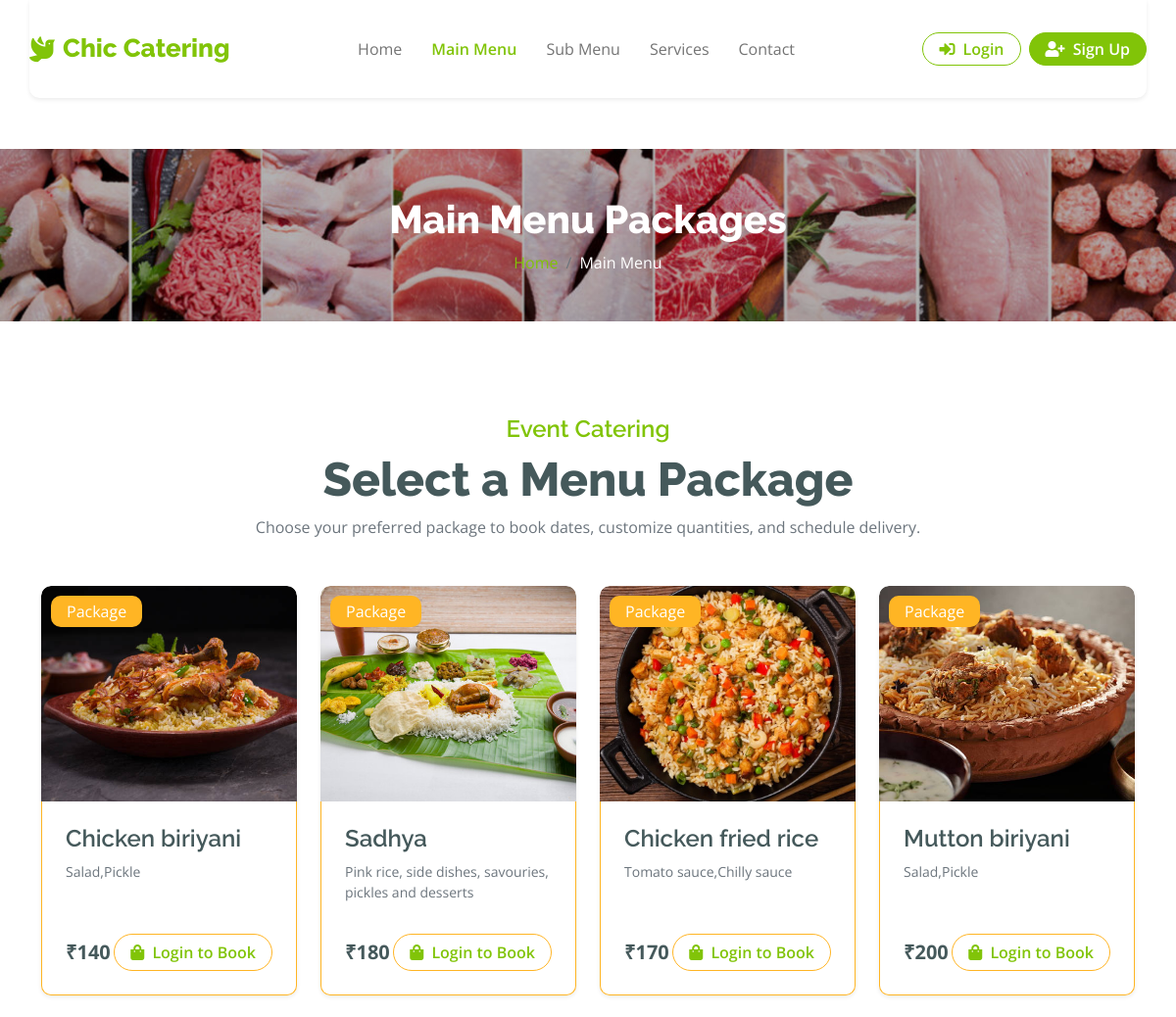
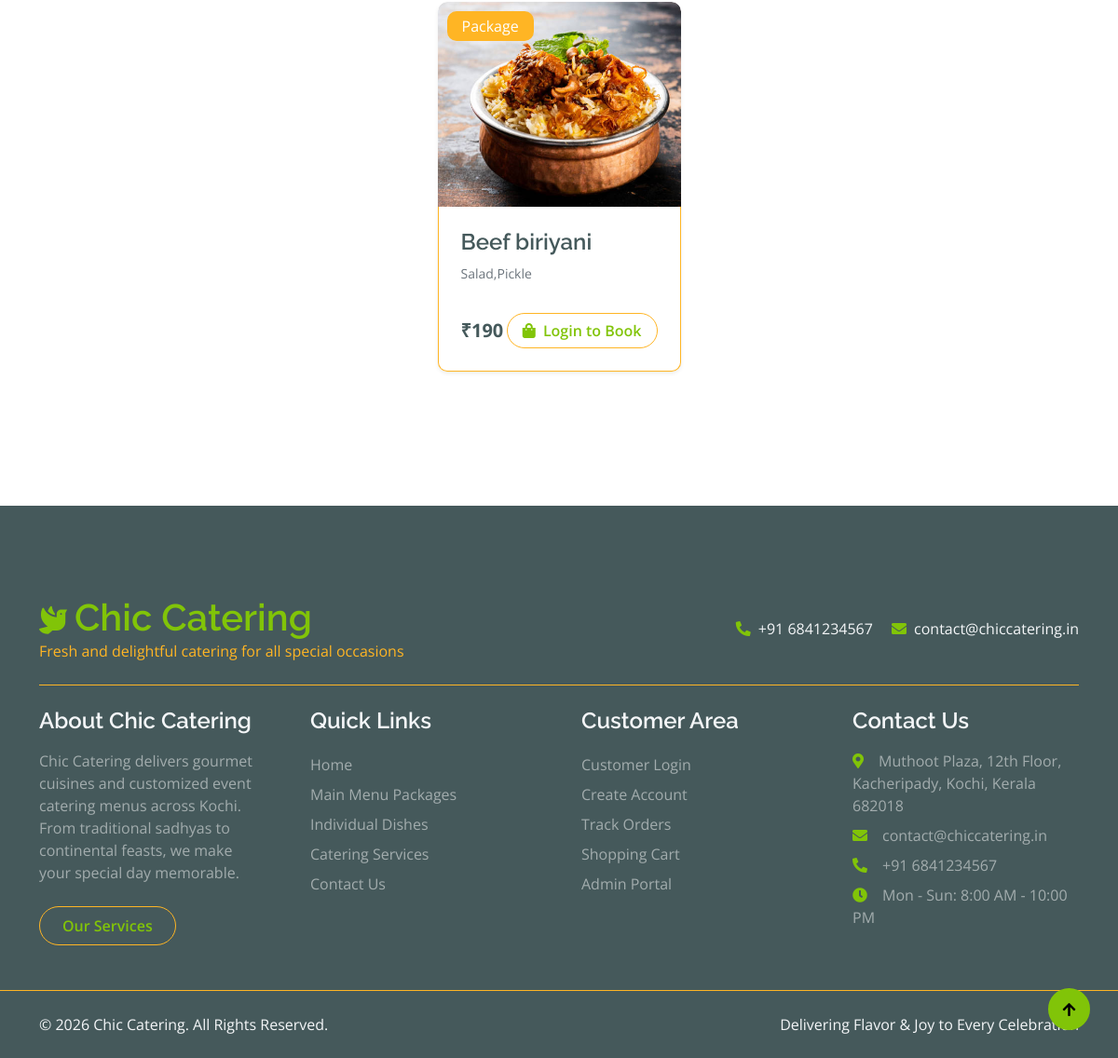
The app's page /customer/menu.php with its own data (2 pictures, top to bottom).
### tables this page shows
CREATE TABLE `menu` (
  `mid` int NOT NULL AUTO_INCREMENT,
  `mname` varchar(30) NOT NULL,
  `mimage` varchar(100) NOT NULL,
  `mprice` int NOT NULL,
  `description` text NOT NULL,
  `status` int NOT NULL DEFAULT '1',
  PRIMARY KEY (`mid`)
);

### classes/DataAccess.class.php (called while the page is built, shortened)
<?php
class DataAccess
{
	private $_con,$_query,$_errors;
	public function __construct()
	{
		if(!$this->_con=mysqli_connect(DB_HOST,DB_USER,DB_PASSWORD,DB_NAME))
		{
			die("connection Error");
		}
	}
	public function query($query)
	{
		if(isset($query))
		{
			$words=explode(' ',$query);
			$this->_query=$query;
			$res=mysqli_query($this->_con,$this->_query);
			if($words[0]=='select' || $words[0]=='Select' || $words[0]=='SELECT')
			{
				if(mysqli_num_rows($res))
				{
					$dataArr=array();
					while($row=mysqli_fetch_assoc($res))
					{
						$dataArr[] = $row;
					}
					return $dataArr;
				}
				else
				{
					return false;
				}
			}
		}
	}
}
?>

### customer/menu.php (the view)
<?php
require('head.php');
?>
<div class="container-fluid page-header py-5">
    <h1 class="text-center text-white display-6">Main Menu Packages</h1>
    <ol class="breadcrumb justify-content-center mb-0">
        <li class="breadcrumb-item"><a href="index.php">Home</a></li>
        <li class="breadcrumb-item active text-white">Main Menu</li>
    </ol>
</div>
<div class="container-fluid fruite py-5">
    <div class="container py-5">
        <div class="text-center mx-auto mb-5" style="max-width: 700px;">
            <h4 class="text-primary font-weight-bold">Event Catering</h4>
            <h1 class="display-5">Select a Menu Package</h1>
            <p class="text-muted">Choose your preferred package to book dates, customize quantities, and schedule delivery.</p>
        </div>
        <div class="row g-4 justify-content-center">
            <?php
            $q = "SELECT * FROM menu WHERE status=1";
            $info = $dao->query($q);
            if (!empty($info)):
                foreach ($info as $item):
            ?>
                <div class="col-md-6 col-lg-4 col-xl-3">
                    <div class="rounded position-relative fruite-item h-100 d-flex flex-column shadow-sm bg-white">
                        <div class="fruite-img">
                            <img src="<?= BASE_URL . 'menu_images/' . htmlspecialchars($item['mimage']); ?>" class="img-fluid w-100 rounded-top" style="height: 220px; object-fit: cover;" alt="<?= htmlspecialchars($item['mname']) ?>">
                        </div>
                        <div class="text-white bg-secondary px-3 py-1 rounded position-absolute" style="top: 10px; left: 10px;">Package</div>
                        <div class="p-4 border border-secondary border-top-0 rounded-bottom d-flex flex-column flex-grow-1">
                            <h4 class="mb-2"><?= htmlspecialchars($item['mname']) ?></h4>
                            <p class="text-muted small flex-grow-1"><?= htmlspecialchars($item['description']) ?></p>
                            <div class="d-flex justify-content-between align-items-center mt-3">
                                <p class="text-dark fs-5 fw-bold mb-0">₹<?= htmlspecialchars($item['mprice']) ?></p>
                                <a
                                    href="<?= $isLoggedIn ? 'bookingmenu.php?mid=' . $item['mid'] : 'login.php' ?>"
                                    class="btn border border-secondary rounded-pill px-3 text-primary">
                                    <i class="fa fa-shopping-bag me-1 text-primary"></i> <?= $isLoggedIn ? 'Book Package' : 'Login to Book' ?>
                                </a>
                            </div>
                        </div>
                    </div>
                </div>
            <?php
                endforeach;
            else:
            ?>
                <div class="col-12 text-center py-5">
                    <p class="text-muted fs-4">No menu packages currently available. Please check back soon!</p>
                </div>
            <?php
            endif;
            ?>
        </div>
    </div>
</div>
<?php require('footer.php'); ?>

### customer/css/style.css (style rules this page uses)
.btn { font-weight: 600; transition: .5s; }
.btn.border-secondary { transition: 0.5s; }
.page-header { position: relative; background: linear-gradient(rgba(0, 0, 0, 0.3), rgba(0, 0, 0, 0.3)), url('../img/banner-meat.jpg'); background-position: center center; background-repeat: no-repeat; background-size: cover; }
@media (min-width: 992px) { .hero-header, .page-header { margin-top: 152px !important; } }
.fruite .fruite-item { height: 100%; transition: 0.5s; }
.fruite .fruite-item .fruite-img { overflow: hidden; transition: 0.5s; border-radius: 10px 10px 0 0; }
.fruite .fruite-item .fruite-img img { transition: 0.5s; }

### customer/css/app-responsive.css (style rules this page uses)
:root { --app-primary: #81C408; --app-primary-dark: #6ea106; --app-dark: #202020; --app-bg: #f8f9fa; --app-tab-height: 64px; }
html { -webkit-text-size-adjust: 100%; scroll-behavior: smooth; }
.fruite-img img, .card-img-top { aspect-ratio: 4 / 3; object-fit: cover; }

### records on screen
menu: mimage (picture), mname "Chicken biriyani", description "Salad,Pickle", mprice "140"
menu: mimage (picture), mname "Sadhya", description "Pink rice, side dishes, savouries, pickles and desserts", mprice "180"
menu: mimage (picture), mname "Chicken fried rice", description "Tomato sauce,Chilly sauce", mprice "170"
menu: mimage (picture), mname "Mutton biriyani", description "Salad,Pickle", mprice "200"
menu: mimage (picture), mname "Beef biriyani", description "Salad,Pickle", mprice "190"
